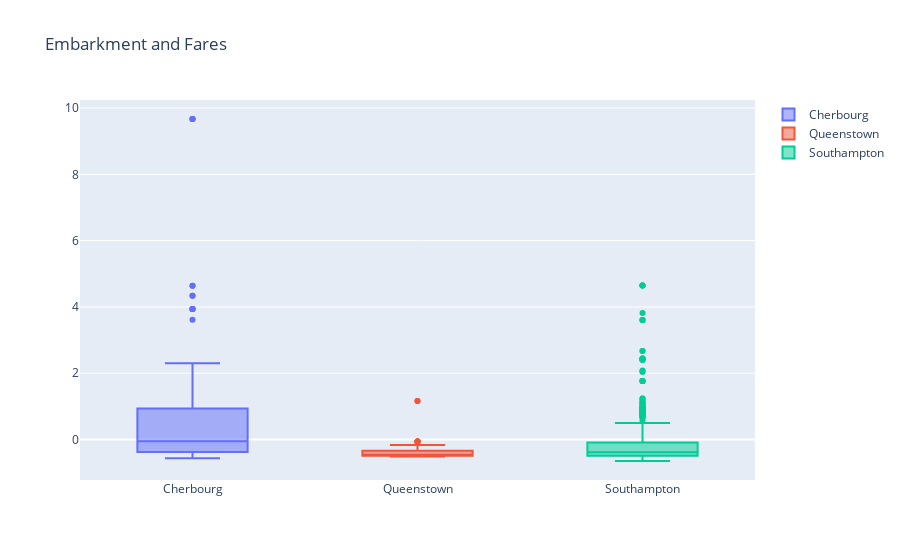

The notebook cell saved with this chart:
### Markdown cell above
### Box plot, embarked

    Fare distribution and passengers' classes tells a story for each embarkment point: 
    
        -> Cherbourg: A median as high as 29.7dls can be misleading, this embarkment point had 66 lower class and
        85 upper class with 17 of middle class, this tells us that it's almost a 50-50 split between the 
        rich and the poor, not overlooking a rocketing value of 512dls and multiple fares in the range of 
        200dls.
        
        -> Queenstown: A low median of 7.5dls for fares, the distribution of passenger classes reinforce the fact
        that most of the passengers from this point were less fortunate. Although there's two upper class
        and 3 middle class passengers.
        
        -> Southampton: The point that most passengers embarked from, with very high variance, but we can tell
        that the majority of the passengers were at the lower class.

### Code cell
iplot(fare_box_fig)

### Figure 1 — Plotly figure (JSON) as saved in the notebook; plotly's stock layout.template omitted (floating-point values rounded to 4 significant figures; data arrays with more than 128 entries replaced by an {"elided": "..."} marker saying what was removed)
{"data": [{"name": "Cherbourg", "type": "box", "y": {"elided": "168 float values"}}, {"name": "Queenstown", "type": "box", "y": [-0.4759, -0.05983, -0.4846, -0.4876, -0.4902, -0.4876, -0.3341, -0.4902, -0.4894, -0.16, -0.4902, -0.4902, -0.5103, -0.4905, -0.05983, -0.3341, -0.3341, -0.4902, -0.4902, -0.4902, -0.4902, -0.3341, 1.166, -0.4902, -0.4902, -0.4902, -0.05983, -0.4902, -0.4902, -0.4902, -0.1781, -0.3976, -0.3976, -0.1781, -0.4876, -0.4876, -0.3341, -0.4902, -0.4906, -0.5081, 1.166, -0.4905, -0.4902, -0.4902, -0.4907, -0.4902, -0.4926, -0.4902, -0.16, -0.4902, -0.4886, -0.4902, -0.4902, -0.4902, -0.3341, -0.4902, -0.3976, -0.4905, -0.4886, -0.5103, -0.3341, -0.4824, -0.4905, -0.4903, -0.3341, -0.4904, -0.4902, -0.4902, -0.16, -0.4902, -0.4904, -0.05983, -0.4902, -0.5063, -0.4902, -0.05983, -0.4902]}, {"name": "Southampton", "type": "box", "y": {"elided": "644 float values"}}], "layout": {"title": {"text": "Embarkment and Fares"}}}
